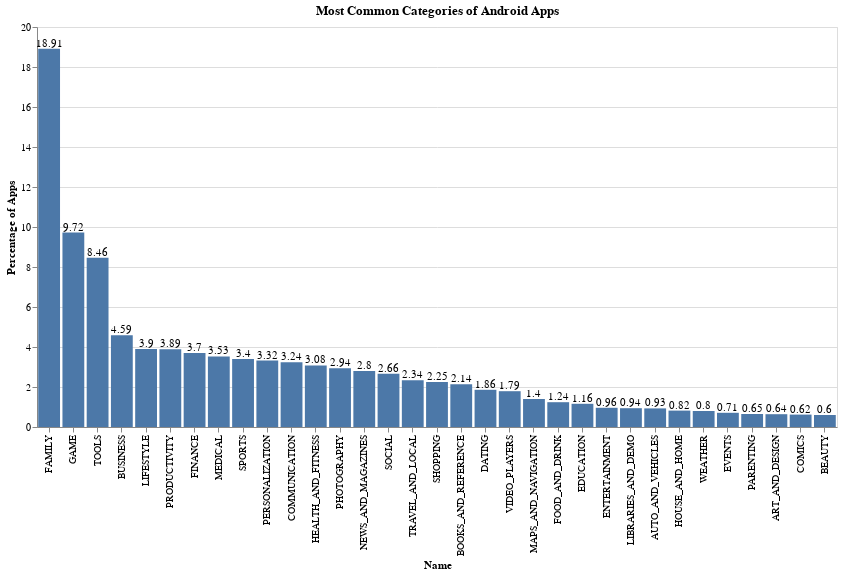

Write notebook code for a chart like this one.
### Code cell
bar_n(
    google_categories,
    "Most Common Categories of Android Apps",
    "Percentage of Apps",
)

### Figure 1 — Vega-Lite specification as saved in the notebook (floating-point values rounded to 4 significant figures)
{"config": {"view": {"continuousWidth": 400, "continuousHeight": 300}}, "layer": [{"mark": "bar", "encoding": {"x": {"type": "nominal", "field": "index", "sort": "-y", "title": "Name"}, "y": {"type": "quantitative", "field": "number", "title": "Percentage of Apps"}}, "title": "Most Common Categories of Android Apps"}, {"mark": {"type": "text", "align": "center", "baseline": "middle", "dy": -5}, "encoding": {"text": {"type": "quantitative", "field": "number"}, "x": {"type": "nominal", "field": "index", "sort": "-y", "title": "Name"}, "y": {"type": "quantitative", "field": "number", "title": "Percentage of Apps"}}, "title": "Most Common Categories of Android Apps"}], "data": {"name": "data-77a0e1fd93d390caf4bdfd1717dd1a35"}, "height": 400, "width": 800, "$schema": "https://vega.github.io/schema/vega-lite/v4.8.1.json", "datasets": {"data-77a0e1fd93d390caf4bdfd1717dd1a35": [{"index": "FAMILY", "number": 18.91}, {"index": "GAME", "number": 9.72}, {"index": "TOOLS", "number": 8.46}, {"index": "BUSINESS", "number": 4.59}, {"index": "LIFESTYLE", "number": 3.9}, {"index": "PRODUCTIVITY", "number": 3.89}, {"index": "FINANCE", "number": 3.7}, {"index": "MEDICAL", "number": 3.53}, {"index": "SPORTS", "number": 3.4}, {"index": "PERSONALIZATION", "number": 3.32}, {"index": "COMMUNICATION", "number": 3.24}, {"index": "HEALTH_AND_FITNESS", "number": 3.08}, {"index": "PHOTOGRAPHY", "number": 2.94}, {"index": "NEWS_AND_MAGAZINES", "number": 2.8}, {"index": "SOCIAL", "number": 2.66}, {"index": "TRAVEL_AND_LOCAL", "number": 2.34}, {"index": "SHOPPING", "number": 2.25}, {"index": "BOOKS_AND_REFERENCE", "number": 2.14}, {"index": "DATING", "number": 1.86}, {"index": "VIDEO_PLAYERS", "number": 1.79}, {"index": "MAPS_AND_NAVIGATION", "number": 1.4}, {"index": "FOOD_AND_DRINK", "number": 1.24}, {"index": "EDUCATION", "number": 1.16}, {"index": "ENTERTAINMENT", "number": 0.96}, {"index": "LIBRARIES_AND_DEMO", "number": 0.94}, {"index": "AUTO_AND_VEHICLES", "number": 0.93}, {"index": "HOUSE_AND_HOME", "number": 0.82}, {"index": "WEATHER", "number": 0.8}, {"index": "EVENTS", "number": 0.71}, {"index": "PARENTING", "number": 0.65}, {"index": "ART_AND_DESIGN", "number": 0.64}, {"index": "COMICS", "number": 0.62}, {"index": "BEAUTY", "number": 0.6}]}}
